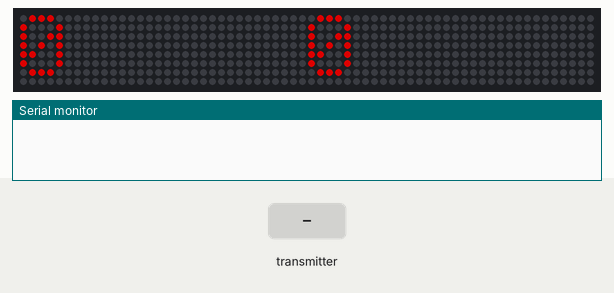
The sketch below on a simulated ESP32. Shown: 64×8 RGB LED matrix (first LED top left, wired row by row), the last lines printed to the serial monitor. The inputs (shaded band) are chosen by the test bench. Dim RGB values are drawn brighter than linear.

Above: at 1.2 s.
1.3 s: the transmitter starts sending scoreA = 1024
At 2.0 s:
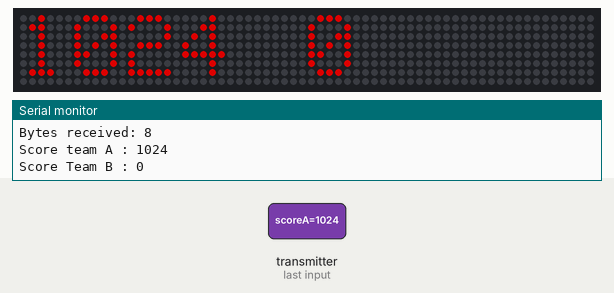
2.9 s: the transmitter starts sending scoreB = 1024
At 3.9 s:
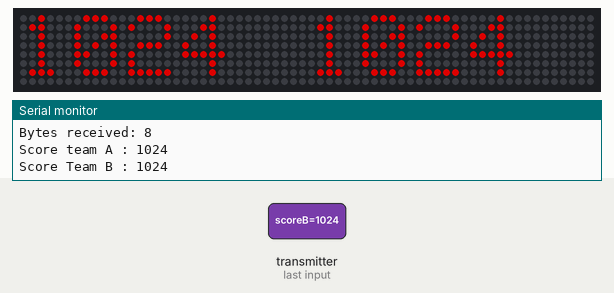
4.5 s: the transmitter starts sending scoreA = 0
At 5.1 s:
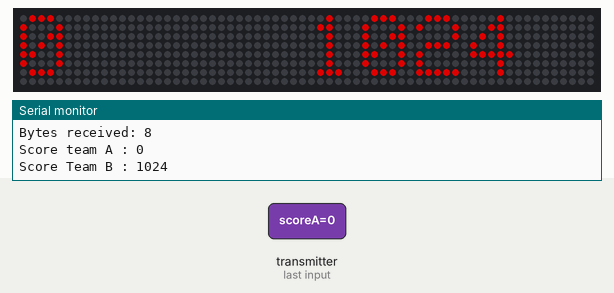
6.1 s: the transmitter starts sending scoreB = 2048
At 6.9 s:
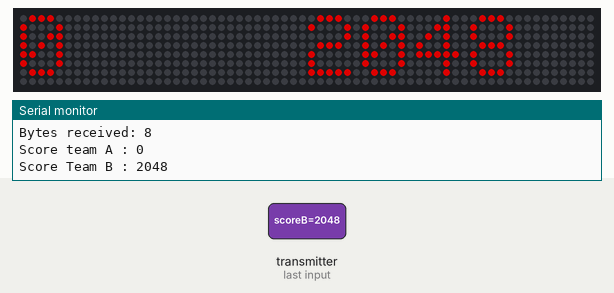
Timing chart, 0 to 8.7 s (numbered marks = the images above; inputs shaded):
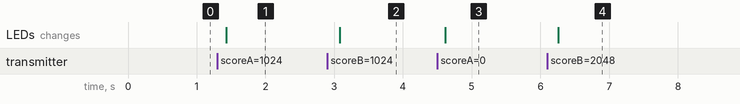

The sketch:

slave.ino
```cpp
// (licence header left out)
/*
 *  Thanks again to our saint, mister Rui Santos.
 *  Whoever, where ever, whenever you are, we love you. May God bless your life.
 */
// This is the reciever(slave)!!!
#include <Adafruit_GFX.h>
#include <Adafruit_NeoMatrix.h>
#include <Adafruit_NeoPixel.h>
#ifndef PSTR
#define PSTR // Make Arduino Due happy
#endif

#define PIN 16

#include <esp_now.h>
#include <WiFi.h>

int TeamA = 0;
int TeamB = 0;
char A[5];
char B[5];

// Structure example to receive data
// Must match the sender structure
typedef struct struct_message
{
  int scoreA;
  int scoreB;
} struct_message;

// Create a struct_message called myData
struct_message myData;

// callback function that will be executed when data is received
void OnDataRecv(const uint8_t *mac, const uint8_t *incomingData, int len)
{
  memcpy(&myData, incomingData, sizeof(myData));
  Serial.print("Bytes received: ");
  Serial.println(len);
  Serial.print("Score team A : ");
  Serial.println(myData.scoreA);
  Serial.print("Score Team B : ");
  Serial.println(myData.scoreB);
  TeamA = myData.scoreA;
  TeamB = myData.scoreB;
}

// setup for matrix things
Adafruit_NeoMatrix matrix = Adafruit_NeoMatrix(64, 8, PIN,
                                               NEO_MATRIX_BOTTOM + NEO_MATRIX_LEFT +
                                                   NEO_MATRIX_COLUMNS + NEO_MATRIX_ZIGZAG +
                                                   NEO_GRB + NEO_KHZ800);

const uint16_t colors[] = {
    matrix.Color(255, 0, 0), matrix.Color(0, 255, 0), matrix.Color(0, 0, 255)};

void setup()
{
  // Initialize Serial Monitor
  Serial.begin(115200);

  // Set device as a Wi-Fi Station
  WiFi.mode(WIFI_STA);

  // Init ESP-NOW
  if (esp_now_init() != ESP_OK)
  {
    Serial.println("Error initializing ESP-NOW");
    return;
  }
  // Once ESPNow is successfully Init, we will register for recv CB to
  // get recv packer info
  esp_now_register_recv_cb(OnDataRecv);

  // initialize matrix led
  matrix.begin();
  matrix.setTextWrap(false);
  matrix.setBrightness(150);
  matrix.setTextColor(colors[0]);
}

int x = matrix.width();
int pass = 0;

void loop()
{
  matrix.fillScreen(0);
  matrix.setCursor(0, 0);
  sprintf(A, "%d", TeamA);
  sprintf(B, "%d", TeamB);
  matrix.print(F(A));
  matrix.setCursor(32, 0);
  matrix.print(F(B));
  // if(--x < -36) {
  //   x = matrix.width();
  //  if(++pass >= 3) pass = 0;
  //  matrix.setTextColor(colors[pass]);
  // }
  matrix.show();
  delay(100);
}
```

test.c
```cpp
void setup(){


}
void loop(){

}
```

Measured:
- after the input at 1.3 s, the LEDs: change after 0.13 s (image 1)
- after the input at 2.9 s, the LEDs: change after 0.18 s (image 2)
- after the input at 4.5 s, the LEDs: change after 0.11 s (image 3)
- after the input at 6.1 s, the LEDs: change after 0.16 s (image 4)
